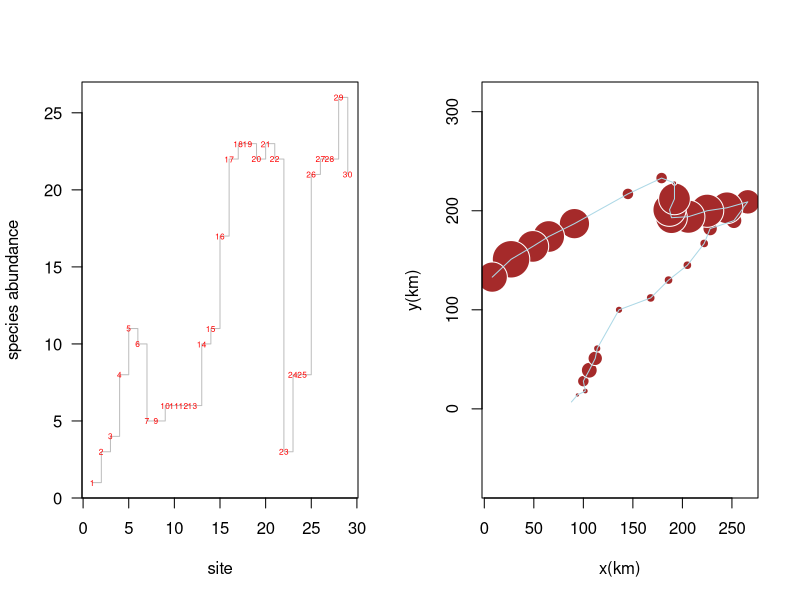
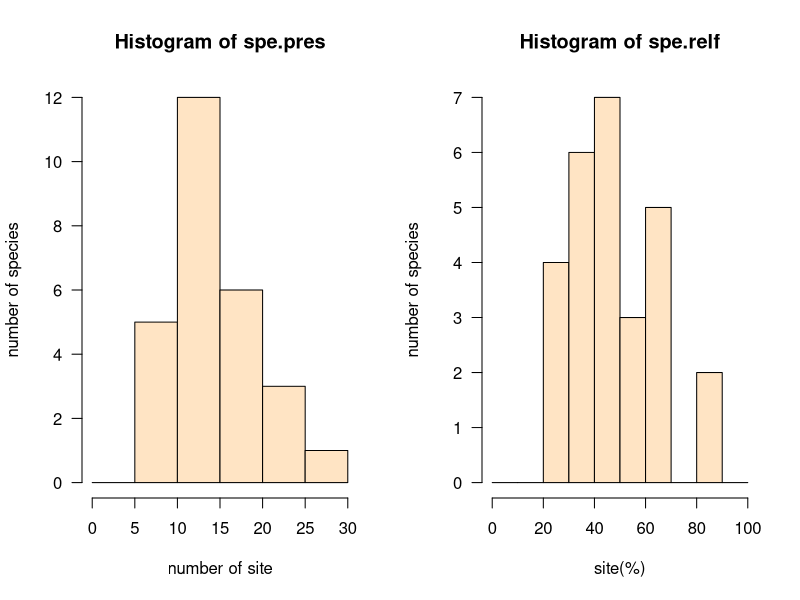
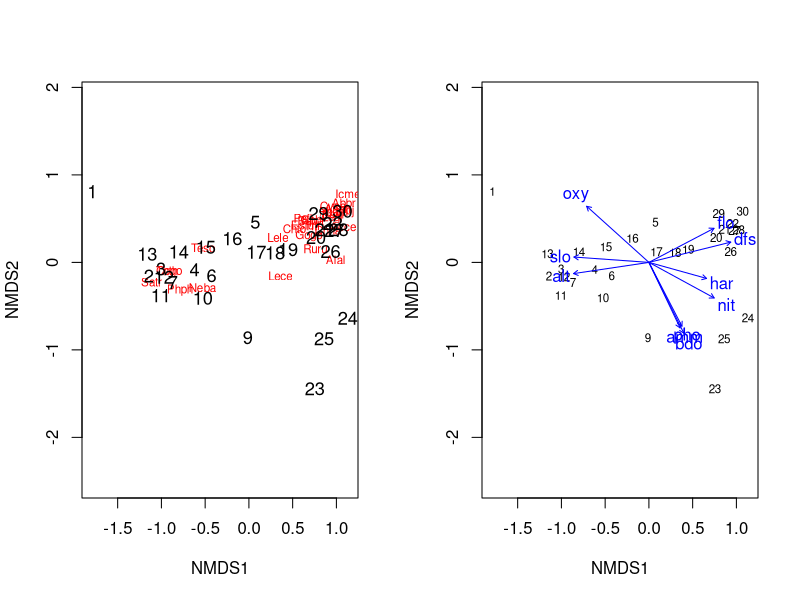
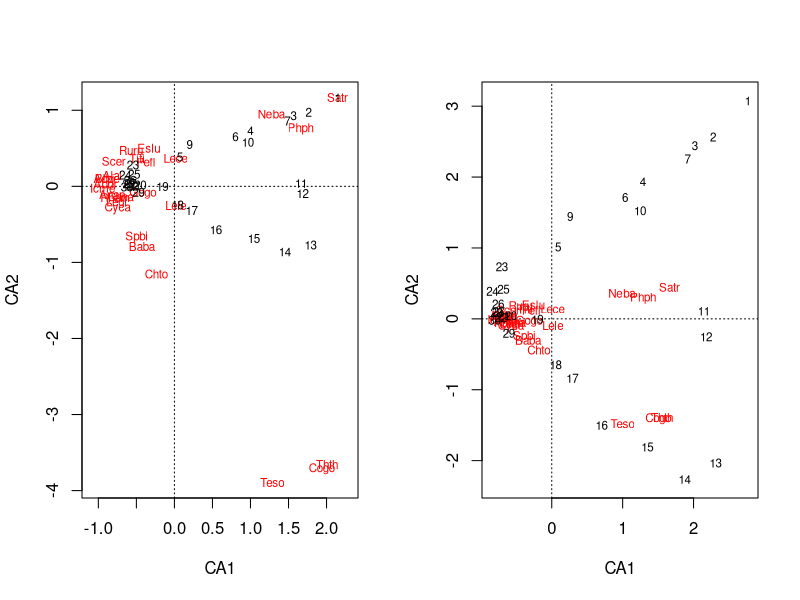

R code for these plots, in order:
# name: 何艺  ID:SA22008304

rm(list = ls())
library(ade4)
data(doubs)

# delete the site 8 which has no fishes
spe<-doubs$fish[-8,]
spa<-doubs$xy[-8,]

# species richness
sit.pres <- apply(spe>0,1,sum)
sort(sit.pres)
par(mfrow=c(1,2))
plot(sit.pres, type="s",las=1, col="gray",
     xlab="site",ylab="species abundance")
text(sit.pres, row.names(spe), cex=.5, col="red")
plot(spa, asp=1, pch=21,col="white", bg="brown",
     cex=5*sit.pres/max(sit.pres),xlab="x(km)",ylab="y(km)")
lines(spa, col="light blue")
# As we can see, the 29th site has 26 kinds of species, ranking the top.

# species aundance
spe.pres <- apply(spe>0,2,sum)
sort(sit.pres)
spe.relf<-100*spe.pres/nrow(spe)
round(sort(spe.relf),1)
par(mfrow=c(1,2))
hist(spe.pres, right=FALSE,las=1, 
     xlab="number of site",ylab="number of species",
     breaks=seq(0,30,by=5),col="bisque")
hist(spe.relf, right=FALSE,las=1, 
     xlab="site(%)",ylab="number of species",
     breaks=seq(0,100,by=10),col="bisque")
# As we can see, the fish was founded in 25 sites, 
# regarded as the most widespread species.

# To find out the sites with similar species composition. 
library(permute)
library(lattice)
library(vegan)
NMDS<-metaMDS(spe, k=2, trymax = 100, trace=F,
              autotransform = FALSE, distance = "bray")
ordiplot(NMDS,type = "n")
orditorp(NMDS, display = "species", col="red",air=0.01)
orditorp(NMDS, display = "sites", cex=1.1, air=0.01)

# To find out the environmental factor which contribute to the composition difference.
env<- doubs$env[-8,]
ef <- envfit(NMDS, env, permute=999)
ef
plot(NMDS, type = "t", display = "sites")
plot(ef, p.max=0.05)

# Which environmental variables cause a community to vary across a landscape?
decorana(spe)
pca<-rda(spe)
pca
sum(apply(spe,2,var))
rda<-rda(spe,env)
rda
spe.ca<-cca(spe)
summary(spe.ca)
plot(spe.ca,scaling=1)
plot(spe.ca,scaling=2)
cca(spe,env)
